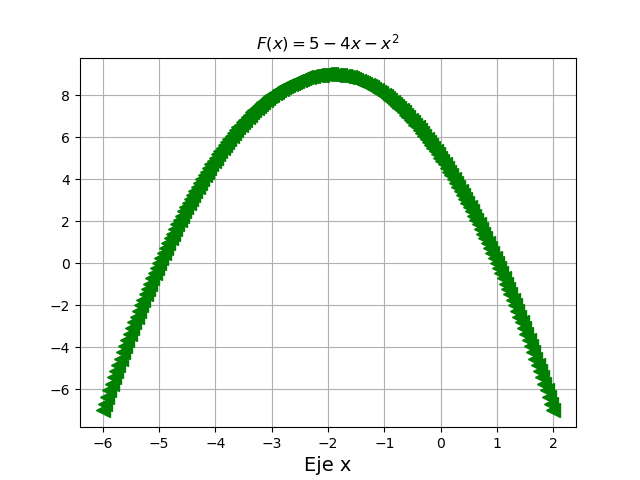

Here is the Python script that generated this plot:
import matplotlib.pyplot as plt
import numpy as np

x = np.linspace(-6, 2 ,200)
fx = 5 -4*x - x**2
plt.plot(x, fx, '<', linewidth=3, color='g', markersize=10)
plt.title('$F(x)=5-4x-x^2$')
plt.xlabel('Eje x', fontsize=14)
a = plt.gca()
# a.set_axis_bgcolor('k')
plt.grid(True)
plt.show() 
